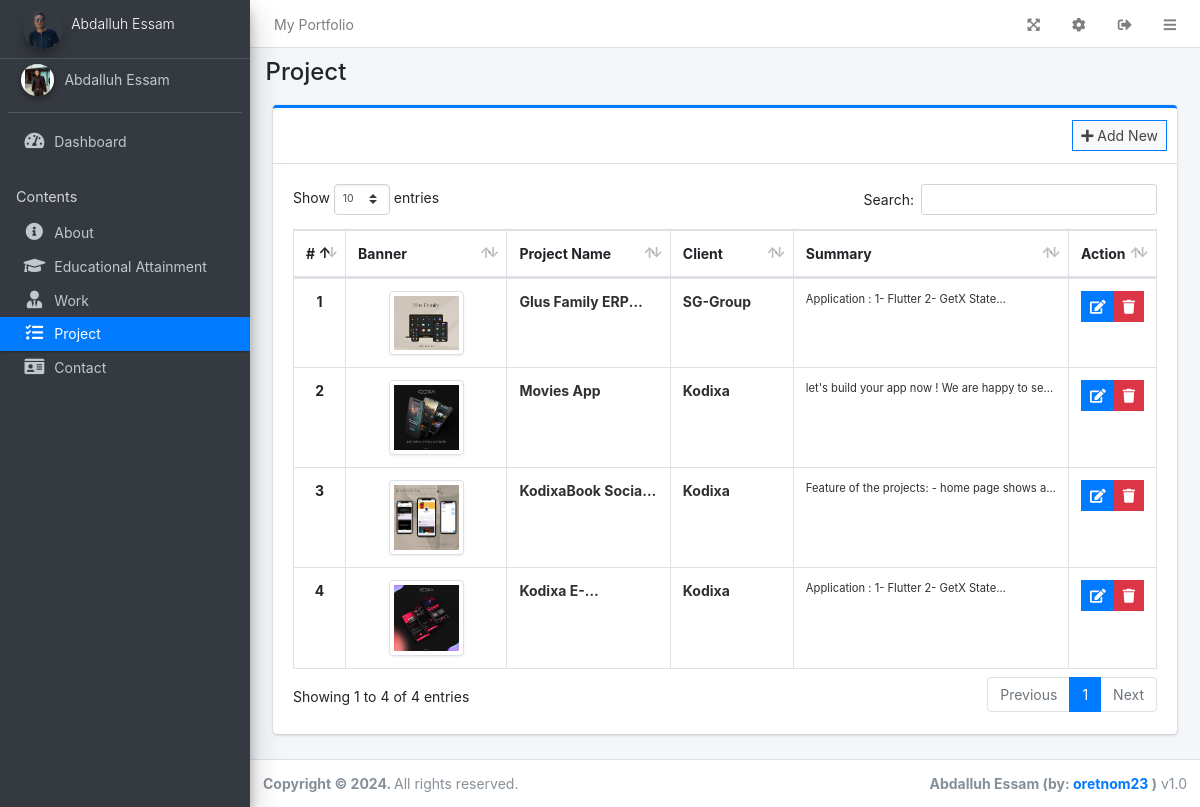
The page /admin/?page=project (signed in) on the database its author committed.
### tables this page shows
CREATE TABLE `project` (
  `id` int(30) NOT NULL,
  `name` text DEFAULT NULL,
  `summary` text DEFAULT NULL,
  `description` text DEFAULT NULL,
  `banner` text DEFAULT NULL,
  `client` text DEFAULT NULL
);

### config.php (called while the page is built, shortened)
<?php
require_once('classes/DBConnection.php');
require_once('classes/SystemSettings.php');
function validate_image($file){
	if(!empty($file)){
		if(is_file(base_app.$file)){
			return base_url.$file;
		}else{
			return base_url.'uploads\2.jpg';
		}
	}else{
		return base_url.'dist/img/no-image-available.png';
	}
}
function isMobileDevice(){
    $aMobileUA = array(
        '/iphone/i' => 'iPhone',
        '/ipod/i' => 'iPod',
        '/ipad/i' => 'iPad',
        '/android/i' => 'Android',
        '/blackberry/i' => 'BlackBerry',
        '/webos/i' => 'Mobile'
    );
    return false;
}
?>

### classes/DBConnection.php (called while the page is built, shortened)
<?php
class DBConnection{
    private $host = DB_SERVER;
    private $username = DB_USERNAME;
    private $password = DB_PASSWORD;
    private $database = DB_NAME;
    public $conn;
    public function __construct(){
        if (!isset($this->conn)) {
            $this->conn = new mysqli($this->host, $this->username, $this->password, $this->database);
        }
    }
}
?>

### classes/SystemSettings.php (called while the page is built, shortened)
<?php
class SystemSettings extends DBConnection{
	function userdata($field = ''){
		if(!empty($field)){
			if(isset($_SESSION['userdata'][$field]))
				return $_SESSION['userdata'][$field];
			else
				return null;
		}else{
			return false;
		}
	}
	function info($field=''){
		if(!empty($field)){
			if(isset($_SESSION['system_info'][$field]))
				return $_SESSION['system_info'][$field];
			else
				return false;
		}else{
			return false;
		}
	}
}
$_settings = new SystemSettings();
?>

### admin/project/index.php (the view, shortened to what this page needs)
<div class="col-lg-12">
	<div class="card card-outline card-primary">
		<div class="card-header">
			<div class="card-tools">
				<a class="btn btn-block btn-sm btn-default btn-flat border-primary new_project" href="javascript:void(0)"><i class="fa fa-plus"></i> Add New</a>
			</div>
		</div>
		<div class="card-body">
			<table class="table tabe-hover table-bordered table-compact" id="list">
				<colgroup>
					<col width="5%">
					<col width="20%">
					<col width="20%">
					<col width="15%">
					<col width="35%">
					<col width="15%">
				</colgroup>
				<thead>
					<tr>
						<th class="text-center">#</th>
						<th>Banner</th>
						<th>Project Name</th>
						<th>Client</th>
						<th>Summary</th>
						<th>Action</th>
					</tr>
				</thead>
				<tbody>
					<?php
					$i = 1;
					$qry = $conn->query("SELECT * FROM `project` order by RAND() ");
					while($row= $qry->fetch_assoc()):
					?>
					<tr>
						<th class="text-center"><?php echo $i++ ?></th>
						<td><center><img src="<?php echo validate_image($row['banner']) ?>" class="banner-img img-thumbnail" alt=""></center></td>
						<td><b class="truncate-1"><?php echo ucwords($row['name']) ?></b></td>
						<td><b class="truncate-1"><?php echo ucwords($row['client']) ?></b></td>
						<td><small class="truncate-1"><?php echo $row['summary'] ?></small></td>
						<td class="text-center">
		                    <div class="btn-group">
		                        <a href="javascript:void(0)" data-id='<?php echo $row['id'] ?>' class="btn btn-primary btn-flat btn-sm manage_project">
		                          <i class="fas fa-edit"></i>
		                        </a>
		                        <button type="button" class="btn btn-danger btn-sm btn-flat delete_project" data-id="<?php echo $row['id'] ?>">
		                          <i class="fas fa-trash"></i>
		                        </button>
	                      </div>
						</td>
					</tr>
				<?php endwhile; ?>
				</tbody>
			</table>
		</div>
	</div>
</div>

### admin/index.php (shortened to what this page needs)
<?php require_once('../config.php'); ?>
 <!DOCTYPE html>
<html lang="en" class="" style="height: auto;">
<?php require_once('inc/header.php') ?>
  <body class="layout-fixed layout-footer-fixed text-sm sidebar-mini control-sidebar-slide-open layout-navbar-fixed " data-new-gr-c-s-check-loaded="14.991.0" data-gr-ext-installed="" style="height: auto;">
    <div class="wrapper">
     <?php require_once('inc/topBarNav.php') ?>
     <?php require_once('inc/navigation.php') ?>
     <?php $page = isset($_GET['page']) ? $_GET['page'] : 'home';  ?>
      <div class="content-wrapper" style="min-height: 567.854px;">
        <div class="content-header">
          <div class="container-fluid">
            <div class="row mb-2">
              <div class="col-sm-6">
                <h1 class="m-0"><?php echo ucwords(str_replace("_", " ",$page)) ?></h1>
              </div>
            </div>
          </div>
        </div>
        <section class="content">
          <div class="container-fluid">
            <?php
              if(!file_exists($page.".php") && !is_dir($page)){
                  include '404.html';
              }else{
                if(is_dir($page))
                  include $page.'/index.php';
                else
                  include $page.'.php';
              }
            ?>
          </div>
        </section>
      </div>
      <?php require_once('inc/footer.php') ?>
  </body>
</html>

### admin/inc/header.php (shortened to what this page needs)
<head>
    <link rel="stylesheet" href="<?php echo base_url ?>plugins/fontawesome-free/css/all.min.css">
    <link rel="stylesheet" href="<?php echo base_url ?>plugins/tempusdominus-bootstrap-4/css/tempusdominus-bootstrap-4.min.css">
  <link rel="stylesheet" href="<?php echo base_url ?>plugins/datatables-bs4/css/dataTables.bootstrap4.min.css">
  <link rel="stylesheet" href="<?php echo base_url ?>plugins/datatables-responsive/css/responsive.bootstrap4.min.css">
  <link rel="stylesheet" href="<?php echo base_url ?>plugins/datatables-buttons/css/buttons.bootstrap4.min.css">
  <link rel="stylesheet" href="<?php echo base_url ?>plugins/select2/css/select2.min.css">
  <link rel="stylesheet" href="<?php echo base_url ?>plugins/select2-bootstrap4-theme/select2-bootstrap4.min.css">
    <link rel="stylesheet" href="<?php echo base_url ?>plugins/icheck-bootstrap/icheck-bootstrap.min.css">
    <link rel="stylesheet" href="<?php echo base_url ?>plugins/jqvmap/jqvmap.min.css">
    <link rel="stylesheet" href="<?php echo base_url ?>dist/css/adminlte.css">
    <link rel="stylesheet" href="<?php echo base_url ?>dist/css/custom.css">
    <link rel="stylesheet" href="<?php echo base_url ?>plugins/overlayScrollbars/css/OverlayScrollbars.min.css">
    <link rel="stylesheet" href="<?php echo base_url ?>plugins/daterangepicker/daterangepicker.css">
    <link rel="stylesheet" href="<?php echo base_url ?>plugins/summernote/summernote-bs4.min.css">
  <link rel="stylesheet" href="<?php echo base_url ?>plugins/sweetalert2-theme-bootstrap-4/bootstrap-4.min.css">
  </head>

### admin/inc/topBarNav.php
<nav class="main-header navbar navbar-expand navbar-white navbar-light text-sm">
  <ul class="navbar-nav">
    <li class="nav-item d-none d-sm-inline-block">
      <a href="<?php echo base_url ?>" class="nav-link"><?php echo (!isMobileDevice()) ? $_settings->info('name'):$_settings->info('short_name'); ?></a>
    </li>
  </ul>
  <ul class="navbar-nav ml-auto">
    <li class="nav-item">
      <a class="nav-link" data-widget="fullscreen" href="#" role="button">
      <i class="fas fa-expand-arrows-alt"></i>
      </a>
    </li>
    <li class="nav-item">
      <a class="nav-link"href="<?php echo base_url.'admin/?page=system_info' ?>" role="button">
      <i class="fas fa-cog"></i>
      </a>
    </li>
    <li class="nav-item">
      <a class="nav-link"  href="javascript:void(0)" onclick="location.replace('<?php echo base_url.'/classes/Login.php?f=logout' ?>')" role="button">
      <i class="fas fa-sign-out-alt"></i>
      </a>
    </li>
    <li class="nav-item">
      <a class="nav-link" data-widget="pushmenu" href="#" role="button"><i class="fas fa-bars"></i></a>
    </li>
  </ul>
</nav>

### admin/inc/navigation.php (shortened to what this page needs)
<aside class="main-sidebar sidebar-dark-primary elevation-4">
  <a href="<?php echo base_url ?>admin" class="brand-link text-sm">
  <img src="<?php echo validate_image($_settings->info('logo'))?>" alt="Store Logo" class="brand-image img-circle elevation-3" style="opacity: .8;width: 2.5rem;height: 2.5rem;max-height: unset">
  <span class="brand-text font-weight-light"><?php echo $_settings->info('short_name') ?></span>
  </a>
  <div class="sidebar os-host os-theme-light os-host-overflow os-host-overflow-y os-host-resize-disabled os-host-transition os-host-scrollbar-horizontal-hidden">
    <div class="os-content-glue" style="margin: 0px -8px; width: 249px; height: 646px;"></div>
    <div class="os-padding">
      <div class="os-viewport os-viewport-native-scrollbars-invisible" style="overflow-y: scroll;">
        <div class="os-content" style="padding: 0px 8px; height: 100%; width: 100%;">
          <div class="user-panel mt-3 pb-3 mb-3 d-flex">
            <div class="image">
              <img src="<?php echo validate_image($_settings->userdata('avatar')) ?>" class="img-circle elevation-2" alt="User Image" style="height: 2rem;object-fit: cover">
            </div>
            <div class="info">
              <a href="<?php echo base_url ?>admin/?page=user" class="d-block"><?php echo ucwords($_settings->userdata('firstname').' '.$_settings->userdata('lastname')) ?></a>
            </div>
          </div>
          <nav class="mt-2">
             <ul class="nav nav-pills nav-sidebar flex-column nav-flat" data-widget="treeview" role="menu" data-accordion="false">
              <li class="nav-item dropdown">
                <a href="./" class="nav-link nav-home">
                  <i class="nav-icon fas fa-tachometer-alt"></i>
                  <p>
                    Dashboard
                  </p>
                </a>
              </li>
              <li class="nav-header">Contents</li>
              <li class="nav-item dropdown">
                <a href="<?php echo base_url ?>admin/?page=about" class="nav-link nav-about">
                  <i class="nav-icon fas fa-info-circle"></i>
                  <p>
                    About
                  </p>
                </a>
              </li>
              <li class="nav-item dropdown">
                <a href="<?php echo base_url ?>admin/?page=education" class="nav-link nav-education">
                  <i class="nav-icon fas fa-graduation-cap"></i>
                  <p>
                    Educational Attainment
                  </p>
                </a>
              </li>
              <li class="nav-item dropdown">
                <a href="<?php echo base_url ?>admin/?page=work" class="nav-link nav-work">
                  <i class="nav-icon fas fa-user-tie"></i>
                  <p>
                    Work
                  </p>
                </a>
              </li>
              <li class="nav-item dropdown">
                <a href="<?php echo base_url ?>admin/?page=project" class="nav-link nav-project">
                  <i class="nav-icon fas fa-tasks"></i>
                  <p>
                    Project
                  </p>
                </a>
              </li>
              <li class="nav-item dropdown">
                <a href="<?php echo base_url ?>admin/?page=contact" class="nav-link nav-contact">
                  <i class="nav-icon fas fa-id-card"></i>
                  <p>
                    Contact
                  </p>
                </a>
              </li>
            </ul>
          </nav>
        </div>
      </div>
    </div>
  </div>
</aside>

### admin/inc/footer.php (shortened to what this page needs)
<footer class="main-footer text-sm">
        <strong>Copyright © <?php echo date('Y') ?>.
        </strong>
        All rights reserved.
        <div class="float-right d-none d-sm-inline-block">
          <b><?php echo $_settings->info('short_name') ?> (by: <a href="mailto:oretnom23@gmail.com" target="blank">oretnom23</a> )</b> v1.0
        </div>
      </footer>
    </div>

### admin/project/index.php (style rules this page uses)
.banner-img { width: 75px; object-fit:contain; }

### rows shown on the page
project: banner (picture), name "Glus Family…", client "SG-Group", summary "Application : 1- Flutter 2- GetX…"
project: banner (picture), name "Movies App", client "Kodixa", summary "let's build your app now ! We are happy to…"
project: banner (picture), name "KodixaBook…", client "Kodixa", summary "Feature of the projects: - home page shows…"
project: banner (picture), client "Kodixa", summary "Application : 1- Flutter 2- GetX…"

### other values the page prints
$_settings->info('name') "My Portfolio"
$_settings->info('short_name') "Abdalluh Essam"
$_settings->userdata('firstname').' '.$_settings->userdata('lastname') "Abdalluh Essam"
str_replace("_", " ",$page) "Project"
